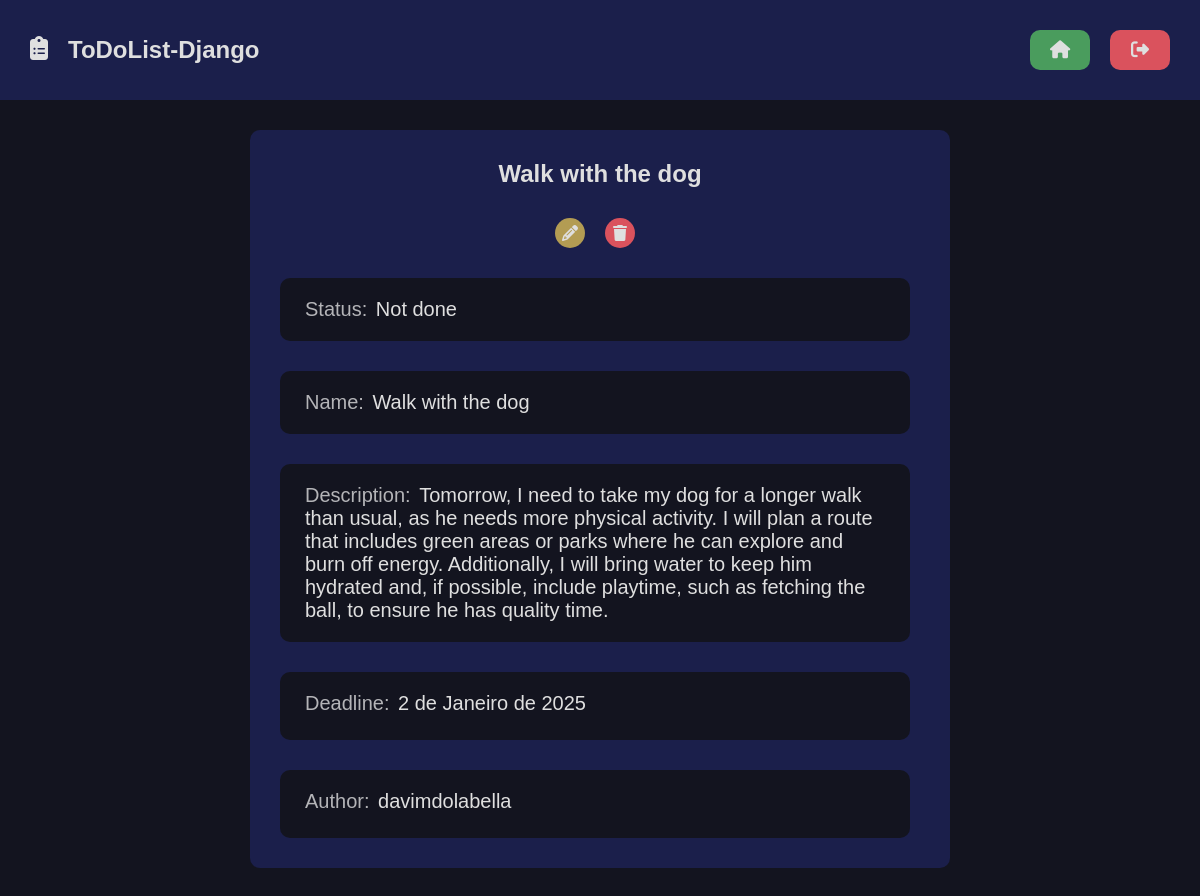
The app's page /detail/3/ (signed in) with its own data.
### todolist/models.py (models this page shows, shortened)
class Task(models.Model):
    title = models.CharField(max_length=35)
    description = models.TextField(max_length=500)
    checked = models.BooleanField(default=False)
    deadline = models.DateField()
    created_at = models.DateTimeField(auto_now_add=True)
    updated_at=models.DateTimeField(auto_now=True)
    slug = models.SlugField(max_length=20, unique=True)
    author = models.ForeignKey(
        User, on_delete=models.SET_NULL, null=True
    )

### todolist/views.py (the view)
# urls.py: path('detail/<int:task_id>/', views.detail, name='detail'),
@login_required(login_url='users:login', redirect_field_name='next')
def detail(request, task_id):
    task = get_object_or_404(Task, pk=task_id)
    return render(request, 'todolist/pages/home.html', {
        'task':task,
        'is_detail_page':True,
    })

### todolist/templates/todolist/pages/home.html (shortened to what this page needs)
{% extends "global/base.html" %}
{% block content %}
    <div class="main container">
        {% include "todolist/partials/todolist.html" %}
    </div>
{% endblock content %}

### todolist/templates/todolist/partials/todolist.html (shortened to what this page needs)
{% load static %}
{% if is_detail_page %}
<div class="todolist-container">
    <div class="todolist container border detail">
        <h2>{{task.title}}</h2>
        <div class="list-itens detail">
            {% include "todolist/partials/list_item.html" %}
        </div>
    </div>
</div>
{% endif %}

### todolist/templates/todolist/partials/list_item.html (shortened to what this page needs)
{% if is_detail_page %}
    <div class="list-item-actions" style="margin-top:1rem;">
        <div class="list-item-action-button">
            <a href="#" class="list-item-action-button-link two" title="edit-item"><i class="fa-solid fa-pencil"></i></a>
        </div>
        <div class="list-item-action-button">
            <a href="#" class="list-item-action-button-link three " title="delete-item"><i class="fa-solid fa-trash"></i></a>
        </div>
    </div>
    <div class="detail list-item border">
        <div class="detail list-item-content">
            {% if task.checked %}
            <p class="detail list-item-text">Status: <span>Done</span></p>
            {% else %}
            <p class="detail list-item-text">Status: <span>Not done</span></p>
            {% endif %}
        </div>
    </div>
    <div class="detail list-item border">
        <div class="detail list-item-content">
            <p class="detail list-item-text">Name: <span>{{ task.title }} </span></p>
        </div>
    </div>
    <div class="detail list-item border">
        <div class="detail list-item-content">
            <p class="detail list-item-text">Description: <span>{{ task.description }} </span></p>
        </div>
    </div>
    <div class="detail list-item border">
        <div class="detail list-item-content">
            <p class="detail list-item-text time">Deadline: <span>{{ task.deadline }} </span></p>
        </div>
    </div>
    <div class="detail list-item border">
        <div class="detail list-item-content">
            <p class="detail list-item-text time">Author: <span>{{ task.author.username }} </span></p>
        </div>
    </div>
{% endif %}

### base_static/global/css/style.css (style rules this page uses)
:root { --color-primary: #269fe6; --color-primary-hover: #2086c2; --color-primary-dark: #13141f; --color-primary-dark-header:#1b1f4b; --color-primary-dark-hover: #212336; --color-primary-light: #d4ecfa; --color-primary-light-hover: #bdd8e7; --color-white: #dfdfdf; --color-black: #000; --color-dark-text: #444; --color-info-light: #cce5ff; --color-debug-light: #cce5ff; --color-success-light: #d4edda; --color-alert-light: #fff3cd; --color-warning-light: #fff3cd; --color-error-light: #f8d7da; --color-info-dark: #4d86c4; --color-debug-dark: #4d86c4; --color-success-dark: #4a9c5d; --color-alert-dark: #927f40; --color-warning-dark: #b39c53; --color-error-dark: #da525d; --color-gray-0: #f9f9f9; --color-gray-1: #e0e0e0; --color-gray-2: #c7c7c7; --color-gray-3: #aeaeae; --color-gray-4: #959595; --color-gray-5: #7d7d7d; --color-gray-6: #646464; --color-gray-7: #4b4b4b; --color-gray-8: #323232; --color-gray-9: #191919; --search-focus-color:#E8F0FE; --font-primary: sans-serif; --font-headings: sans-serif; --spacing-gutter-small: 2rem; --spacing-gutter-medium: 3rem; --spacing-gutter-large: 4rem; }
* { padding: 0; margin: 0; box-sizing: border-box; }
html { font-size: 62.5%; }
.border { border-radius: 1rem; }
body { font-size: 1.6rem; font-family: var(--font-primary); background-color: var(--color-primary-dark); }
h1,h2,h3,h4,h5,h6 { font-family: var(--font-headings); }
.container { max-width: 144rem; margin: 0 auto; padding: var(--spacing-gutter-medium); }
.main { display: flex; flex-direction: column; flex-wrap: nowrap; justify-content: center; width: 100%; }
.todolist { max-width: 70rem; width: 100%; max-height: 43rem; display: flex; flex-wrap: nowrap; flex-direction: column; gap: var(--spacing-gutter-small); justify-content: center; align-items: center; color: var(--color-white); background-color: var(--color-primary-dark-header); }
.todolist .list-itens { width: 100%; height: 100%; display: flex; flex-direction: column; align-items: center; gap: var(--spacing-gutter-medium); overflow-y: auto; padding-right: 1rem; }
.todolist .list-item { padding: var(--spacing-gutter-small); width: 100%; max-height: 5.8rem; display: flex; background-color: var(--color-primary-dark); justify-content: space-between; align-items: center; }
.list-item-actions { display: flex; justify-content: center; align-items: center; gap:var(--spacing-gutter-small); z-index: 999; }
.list-item-actions .list-item-action-button-link { display: flex; justify-content: center; align-items: center; width: 3rem; height: 3rem; border-radius: 50%; border: 0; cursor: pointer; text-decoration: none; color: var(--color-white); transition: all .2s ease; z-index: 999; }
.list-item-action-button-link.two { background: var(--color-warning-dark); }
.list-item-action-button-link.three { background: var(--color-error-dark); }
.list-item-content { max-width: 70%; overflow-x: auto; }
.list-item-text { font-size: 2rem; position: relative; padding: 0 .5rem; }
.list-item-text::before { content: ''; position: absolute; width: var(--before-width, 0); height: 2.5px; background: var(--color-white); top: 50%; left: 0; transform: translateY(-50%); transition: all 1s ease; }
.todolist.detail { max-width: 70rem; width: 100%; max-height: none; }
.todolist.detail h2 { overflow-x: auto; max-width: 80%; text-align: center; }
.todolist .list-item.detail { width: 100%; max-height: none; }
.list-item-content.detail { max-width: none; overflow-x: none; }
.list-item-text.time.detail { margin-bottom: .5rem; }
.list-item-text.detail { font-size: 2rem; color: rgba(255, 255, 255, 0.682); }
.list-item-text.detail span { font-size: 2rem; margin-left: .3rem; color: var(--color-white); }
.list-item-text.detail::before { content: ''; display: none; }

### records on screen
Task: title "Walk with the dog", description "Tomorrow, I need to take my dog ​​for a longer walk than usual, as he needs more physical activity. I will plan a route that includes green areas or parks where he can explore and burn off energy. Additionally, I will bring water to keep him hydrated and, if possible, include playtime, such as fetching the ball, to ensure he has quality time.", deadline "2 de Janeiro de 2025", author.username "davimdolabella"
